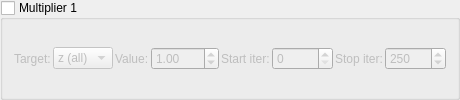
   <widget class="MyGroupBox" name="groupCheck_transf_function_enabledBx_false">
    <property name="title"><string>Multiplier 1</string></property>
    <property name="checkable"><bool>true</bool></property>
    <property name="checked"><bool>false</bool></property>
    <layout class="QGridLayout" name="gridLayout_mult1">
     <property name="spacing"><number>2</number></property>
     <item row="0" column="0">
      <widget class="QLabel"><property name="text"><string>Target:</string></property></widget>
     </item>
     <item row="0" column="1">
      <widget class="MyComboBox" name="comboBox_transf_multiplier_mode_1">
       <item><property name="text"><string notr="true">z (all)</string></property></item>
       <item><property name="text"><string notr="true">z.x</string></property></item>
       <item><property name="text"><string notr="true">z.y</string></property></item>
       <item><property name="text"><string notr="true">z.z</string></property></item>
       <item><property name="text"><string notr="true">DE</string></property></item>
       <item><property name="text"><string notr="true">color</string></property></item>
      </widget>
     </item>
     <item row="0" column="2">
      <widget class="QLabel"><property name="text"><string>Value:</string></property></widget>
     </item>
     <item row="0" column="3">
      <widget class="MyDoubleSpinBox" name="spinbox_transf_scale_4">
       <property name="minimum"><double>-100.0</double></property><property name="maximum"><double>100.0</double></property>
       <property name="singleStep"><double>0.01</double></property><property name="value"><double>1.0</double></property>
      </widget>
     </item>
     <item row="0" column="4">
      <widget class="QLabel"><property name="text"><string>Start iter:</string></property></widget>
     </item>
     <item row="0" column="5">
      <widget class="MySpinBox" name="spinboxInt_transf_start_iterations_B">
       <property name="minimum"><number>0</number></property><property name="maximum"><number>10000</number></property>
       <property name="value"><number>0</number></property>
      </widget>
     </item>
     <item row="0" column="6">
      <widget class="QLabel"><property name="text"><string>Stop iter:</string></property></widget>
     </item>
     <item row="0" column="7">
      <widget class="MySpinBox" name="spinboxInt_transf_stop_iterations_B">
       <property name="minimum"><number>0</number></property><property name="maximum"><number>10000</number></property>
       <property name="value"><number>250</number></property>
      </widget>
     </item>
    </layout>
   </widget>
